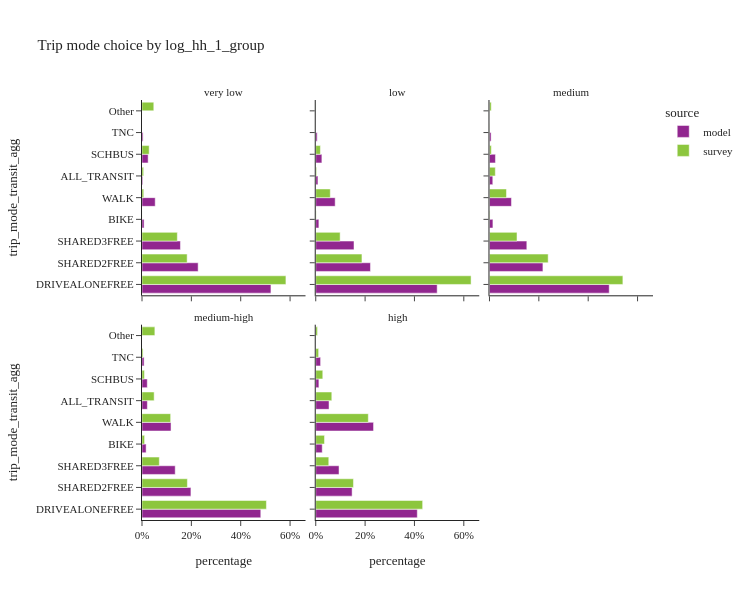
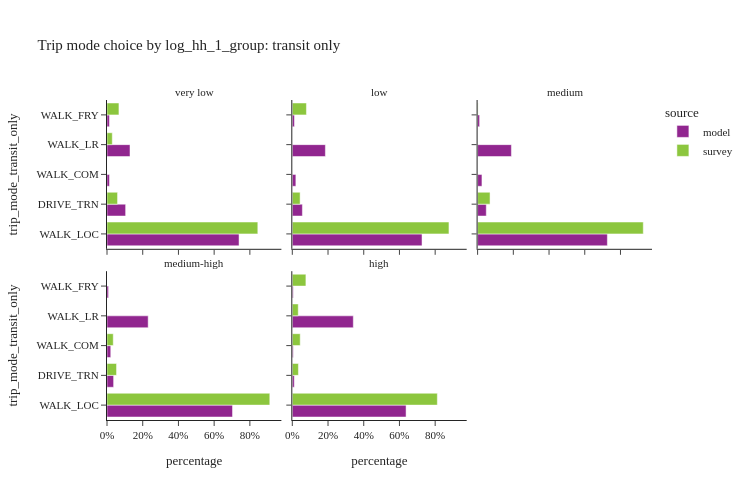

Notebook source saved alongside these figures, in order:
### Code cell
trip_mode_choice_seg(segment_col='log_hh_1_group', height=[600, 500])

### Figure 1 — Plotly figure (JSON) as saved in the notebook; plotly's stock layout.template omitted (floating-point values rounded to 4 significant figures)
{"data": [{"alignmentgroup": "True", "customdata": [[982582], [427822], [292944], [15787], [100583], [5848], [46813], [8266]], "hovertemplate": "source=model<br>log_hh_1_group=very low<br>percentage=%{x}<br>trip_mode_transit_agg=%{y}<br>sample_size=%{customdata[0]}<extra></extra>", "legendgroup": "model", "marker": {"color": "#91268F", "pattern": {"shape": ""}}, "name": "model", "offsetgroup": "model", "orientation": "h", "showlegend": true, "textposition": "auto", "type": "bar", "x": [0.5225, 0.2275, 0.1558, 0.008394, 0.05348, 0.00311, 0.02489, 0.004395], "xaxis": "x4", "y": ["DRIVEALONEFREE", "SHARED2FREE", "SHARED3FREE", "BIKE", "WALK", "ALL_TRANSIT", "SCHBUS", "TNC"], "yaxis": "y4"}, {"alignmentgroup": "True", "customdata": [[961644], [433354], [302994], [24858], [153847], [17482], [48629], [11511]], "hovertemplate": "source=model<br>log_hh_1_group=low<br>percentage=%{x}<br>trip_mode_transit_agg=%{y}<br>sample_size=%{customdata[0]}<extra></extra>", "legendgroup": "model", "marker": {"color": "#91268F", "pattern": {"shape": ""}}, "name": "model", "offsetgroup": "model", "orientation": "h", "showlegend": false, "textposition": "auto", "type": "bar", "x": [0.4921, 0.2217, 0.155, 0.01272, 0.07872, 0.008945, 0.02488, 0.00589], "xaxis": "x5", "y": ["DRIVEALONEFREE", "SHARED2FREE", "SHARED3FREE", "BIKE", "WALK", "ALL_TRANSIT", "SCHBUS", "TNC"], "yaxis": "y5"}, {"alignmentgroup": "True", "customdata": [[1871822], [835423], [583796], [53784], [343535], [51682], [92982], [25192]], "hovertemplate": "source=model<br>log_hh_1_group=medium<br>percentage=%{x}<br>trip_mode_transit_agg=%{y}<br>sample_size=%{customdata[0]}<extra></extra>", "legendgroup": "model", "marker": {"color": "#91268F", "pattern": {"shape": ""}}, "name": "model", "offsetgroup": "model", "orientation": "h", "showlegend": false, "textposition": "auto", "type": "bar", "x": [0.4852, 0.2165, 0.1513, 0.01394, 0.08904, 0.0134, 0.0241, 0.006529], "xaxis": "x6", "y": ["DRIVEALONEFREE", "SHARED2FREE", "SHARED3FREE", "BIKE", "WALK", "ALL_TRANSIT", "SCHBUS", "TNC"], "yaxis": "y6"}, {"alignmentgroup": "True", "customdata": [[1665370], [685898], [465598], [57805], [406926], [75162], [73934], [29244]], "hovertemplate": "source=model<br>log_hh_1_group=medium-high<br>percentage=%{x}<br>trip_mode_transit_agg=%{y}<br>sample_size=%{customdata[0]}<extra></extra>", "legendgroup": "model", "marker": {"color": "#91268F", "pattern": {"shape": ""}}, "name": "model", "offsetgroup": "model", "orientation": "h", "showlegend": false, "textposition": "auto", "type": "bar", "x": [0.4813, 0.1982, 0.1346, 0.01671, 0.1176, 0.02172, 0.02137, 0.008452], "xaxis": "x", "y": ["DRIVEALONEFREE", "SHARED2FREE", "SHARED3FREE", "BIKE", "WALK", "ALL_TRANSIT", "SCHBUS", "TNC"], "yaxis": "y"}, {"alignmentgroup": "True", "customdata": [[1128956], [404273], [258846], [72166], [642603], [147627], [35071], [53970]], "hovertemplate": "source=model<br>log_hh_1_group=high<br>percentage=%{x}<br>trip_mode_transit_agg=%{y}<br>sample_size=%{customdata[0]}<extra></extra>", "legendgroup": "model", "marker": {"color": "#91268F", "pattern": {"shape": ""}}, "name": "model", "offsetgroup": "model", "orientation": "h", "showlegend": false, "textposition": "auto", "type": "bar", "x": [0.4115, 0.1474, 0.09435, 0.0263, 0.2342, 0.05381, 0.01278, 0.01967], "xaxis": "x2", "y": ["DRIVEALONEFREE", "SHARED2FREE", "SHARED3FREE", "BIKE", "WALK", "ALL_TRANSIT", "SCHBUS", "TNC"], "yaxis": "y2"}, {"alignmentgroup": "True", "customdata": [[648], [222], [125], [2], [34], [16], [34], [30]], "hovertemplate": "source=survey<br>log_hh_1_group=very low<br>percentage=%{x}<br>trip_mode_transit_agg=%{y}<br>sample_size=%{customdata[0]}<extra></extra>", "legendgroup": "survey", "marker": {"color": "#8CC63E", "pattern": {"shape": ""}}, "name": "survey", "offsetgroup": "survey", "orientation": "h", "showlegend": true, "textposition": "auto", "type": "bar", "x": [0.5832, 0.183, 0.1431, 0.0001868, 0.00705, 0.006698, 0.02898, 0.04778], "xaxis": "x4", "y": ["DRIVEALONEFREE", "SHARED2FREE", "SHARED3FREE", "BIKE", "WALK", "ALL_TRANSIT", "SCHBUS", "Other"], "yaxis": "y4"}, {"alignmentgroup": "True", "customdata": [[584], [216], [103], [8], [83], [19], [20], [4], [6]], "hovertemplate": "source=survey<br>log_hh_1_group=low<br>percentage=%{x}<br>trip_mode_transit_agg=%{y}<br>sample_size=%{customdata[0]}<extra></extra>", "legendgroup": "survey", "marker": {"color": "#8CC63E", "pattern": {"shape": ""}}, "name": "survey", "offsetgroup": "survey", "orientation": "h", "showlegend": false, "textposition": "auto", "type": "bar", "x": [0.6295, 0.1872, 0.09881, 0.001695, 0.05897, 0.003546, 0.01895, 0.0002413, 0.001076], "xaxis": "x5", "y": ["DRIVEALONEFREE", "SHARED2FREE", "SHARED3FREE", "BIKE", "WALK", "ALL_TRANSIT", "SCHBUS", "TNC", "Other"], "yaxis": "y5"}, {"alignmentgroup": "True", "customdata": [[1167], [339], [180], [19], [201], [65], [35], [6], [21]], "hovertemplate": "source=survey<br>log_hh_1_group=medium<br>percentage=%{x}<br>trip_mode_transit_agg=%{y}<br>sample_size=%{customdata[0]}<extra></extra>", "legendgroup": "survey", "marker": {"color": "#8CC63E", "pattern": {"shape": ""}}, "name": "survey", "offsetgroup": "survey", "orientation": "h", "showlegend": false, "textposition": "auto", "type": "bar", "x": [0.5406, 0.2378, 0.1116, 0.002206, 0.06884, 0.02366, 0.00752, 0.0006694, 0.007165], "xaxis": "x6", "y": ["DRIVEALONEFREE", "SHARED2FREE", "SHARED3FREE", "BIKE", "WALK", "ALL_TRANSIT", "SCHBUS", "TNC", "Other"], "yaxis": "y6"}, {"alignmentgroup": "True", "customdata": [[1164], [459], [162], [43], [252], [117], [35], [9], [28]], "hovertemplate": "source=survey<br>log_hh_1_group=medium-high<br>percentage=%{x}<br>trip_mode_transit_agg=%{y}<br>sample_size=%{customdata[0]}<extra></extra>", "legendgroup": "survey", "marker": {"color": "#8CC63E", "pattern": {"shape": ""}}, "name": "survey", "offsetgroup": "survey", "orientation": "h", "showlegend": false, "textposition": "auto", "type": "bar", "x": [0.5042, 0.1839, 0.07009, 0.01046, 0.1161, 0.04924, 0.009674, 0.004305, 0.05209], "xaxis": "x", "y": ["DRIVEALONEFREE", "SHARED2FREE", "SHARED3FREE", "BIKE", "WALK", "ALL_TRANSIT", "SCHBUS", "TNC", "Other"], "yaxis": "y"}, {"alignmentgroup": "True", "customdata": [[1571], [549], [161], [230], [1509], [376], [27], [29], [71]], "hovertemplate": "source=survey<br>log_hh_1_group=high<br>percentage=%{x}<br>trip_mode_transit_agg=%{y}<br>sample_size=%{customdata[0]}<extra></extra>", "legendgroup": "survey", "marker": {"color": "#8CC63E", "pattern": {"shape": ""}}, "name": "survey", "offsetgroup": "survey", "orientation": "h", "showlegend": false, "textposition": "auto", "type": "bar", "x": [0.4332, 0.1529, 0.05281, 0.03553, 0.213, 0.06508, 0.02854, 0.01169, 0.007266], "xaxis": "x2", "y": ["DRIVEALONEFREE", "SHARED2FREE", "SHARED3FREE", "BIKE", "WALK", "ALL_TRANSIT", "SCHBUS", "TNC", "Other"], "yaxis": "y2"}], "layout": {"annotations": [{"font": {}, "showarrow": false, "text": "medium-high", "x": 0.16, "xanchor": "center", "xref": "paper", "y": 0.465, "yanchor": "bottom", "yref": "paper"}, {"font": {}, "showarrow": false, "text": "high", "x": 0.5, "xanchor": "center", "xref": "paper", "y": 0.465, "yanchor": "bottom", "yref": "paper"}, {"font": {}, "showarrow": false, "text": "very low", "x": 0.16, "xanchor": "center", "xref": "paper", "y": 1.0, "yanchor": "bottom", "yref": "paper"}, {"font": {}, "showarrow": false, "text": "low", "x": 0.5, "xanchor": "center", "xref": "paper", "y": 1.0, "yanchor": "bottom", "yref": "paper"}, {"font": {}, "showarrow": false, "text": "medium", "x": 0.84, "xanchor": "center", "xref": "paper", "y": 1.0, "yanchor": "bottom", "yref": "paper"}], "barmode": "group", "height": 600, "legend": {"title": {"text": "source"}, "tracegroupgap": 0}, "title": {"text": "Trip mode choice by log_hh_1_group"}, "width": 750, "xaxis": {"anchor": "y", "domain": [0.0, 0.32], "tickformat": ".0%", "title": {"text": "percentage"}}, "xaxis2": {"anchor": "y2", "domain": [0.34, 0.66], "matches": "x", "tickformat": ".0%", "title": {"text": "percentage"}}, "xaxis3": {"anchor": "y3", "domain": [0.68, 1.0], "matches": "x", "title": {"text": "percentage"}}, "xaxis4": {"anchor": "y4", "domain": [0.0, 0.32], "matches": "x", "showticklabels": false}, "xaxis5": {"anchor": "y5", "domain": [0.34, 0.66], "matches": "x", "showticklabels": false}, "xaxis6": {"anchor": "y6", "domain": [0.68, 1.0], "matches": "x", "showticklabels": false}, "yaxis": {"anchor": "x", "domain": [0.0, 0.465], "title": {"text": "trip_mode_transit_agg"}}, "yaxis2": {"anchor": "x2", "domain": [0.0, 0.465], "matches": "y", "showticklabels": false}, "yaxis3": {"anchor": "x3", "domain": [0.0, 0.465], "matches": "y", "showticklabels": false}, "yaxis4": {"anchor": "x4", "domain": [0.535, 1.0], "matches": "y", "title": {"text": "trip_mode_transit_agg"}}, "yaxis5": {"anchor": "x5", "domain": [0.535, 1.0], "matches": "y", "showticklabels": false}, "yaxis6": {"anchor": "x6", "domain": [0.535, 1.0], "matches": "y", "showticklabels": false}}}

### Figure 2 — Plotly figure (JSON) as saved in the notebook; plotly's stock layout.template omitted (floating-point values rounded to 4 significant figures)
{"data": [{"alignmentgroup": "True", "customdata": [[4324], [610], [81], [753], [80]], "hovertemplate": "source=model<br>log_hh_1_group=very low<br>percentage=%{x}<br>trip_mode_transit_only=%{y}<br>sample_size=%{customdata[0]}<extra></extra>", "legendgroup": "model", "marker": {"color": "#91268F", "pattern": {"shape": ""}}, "name": "model", "offsetgroup": "model", "orientation": "h", "showlegend": true, "textposition": "auto", "type": "bar", "x": [0.7394, 0.1043, 0.01385, 0.1288, 0.01368], "xaxis": "x4", "y": ["WALK_LOC", "DRIVE_TRN", "WALK_COM", "WALK_LR", "WALK_FRY"], "yaxis": "y4"}, {"alignmentgroup": "True", "customdata": [[12698], [988], [348], [3239], [209]], "hovertemplate": "source=model<br>log_hh_1_group=low<br>percentage=%{x}<br>trip_mode_transit_only=%{y}<br>sample_size=%{customdata[0]}<extra></extra>", "legendgroup": "model", "marker": {"color": "#91268F", "pattern": {"shape": ""}}, "name": "model", "offsetgroup": "model", "orientation": "h", "showlegend": false, "textposition": "auto", "type": "bar", "x": [0.7263, 0.05652, 0.01991, 0.1853, 0.01196], "xaxis": "x5", "y": ["WALK_LOC", "DRIVE_TRN", "WALK_COM", "WALK_LR", "WALK_FRY"], "yaxis": "y5"}, {"alignmentgroup": "True", "customdata": [[37551], [2512], [1258], [9780], [581]], "hovertemplate": "source=model<br>log_hh_1_group=medium<br>percentage=%{x}<br>trip_mode_transit_only=%{y}<br>sample_size=%{customdata[0]}<extra></extra>", "legendgroup": "model", "marker": {"color": "#91268F", "pattern": {"shape": ""}}, "name": "model", "offsetgroup": "model", "orientation": "h", "showlegend": false, "textposition": "auto", "type": "bar", "x": [0.7266, 0.0486, 0.02434, 0.1892, 0.01124], "xaxis": "x6", "y": ["WALK_LOC", "DRIVE_TRN", "WALK_COM", "WALK_LR", "WALK_FRY"], "yaxis": "y6"}, {"alignmentgroup": "True", "customdata": [[52828], [2782], [1579], [17325], [648]], "hovertemplate": "source=model<br>log_hh_1_group=medium-high<br>percentage=%{x}<br>trip_mode_transit_only=%{y}<br>sample_size=%{customdata[0]}<extra></extra>", "legendgroup": "model", "marker": {"color": "#91268F", "pattern": {"shape": ""}}, "name": "model", "offsetgroup": "model", "orientation": "h", "showlegend": false, "textposition": "auto", "type": "bar", "x": [0.7029, 0.03701, 0.02101, 0.2305, 0.008621], "xaxis": "x", "y": ["WALK_LOC", "DRIVE_TRN", "WALK_COM", "WALK_LR", "WALK_FRY"], "yaxis": "y"}, {"alignmentgroup": "True", "customdata": [[94045], [1625], [768], [50432], [757]], "hovertemplate": "source=model<br>log_hh_1_group=high<br>percentage=%{x}<br>trip_mode_transit_only=%{y}<br>sample_size=%{customdata[0]}<extra></extra>", "legendgroup": "model", "marker": {"color": "#91268F", "pattern": {"shape": ""}}, "name": "model", "offsetgroup": "model", "orientation": "h", "showlegend": false, "textposition": "auto", "type": "bar", "x": [0.637, 0.01101, 0.005202, 0.3416, 0.005128], "xaxis": "x2", "y": ["WALK_LOC", "DRIVE_TRN", "WALK_COM", "WALK_LR", "WALK_FRY"], "yaxis": "y2"}, {"alignmentgroup": "True", "customdata": [[6], [4], [1], [5]], "hovertemplate": "source=survey<br>log_hh_1_group=very low<br>percentage=%{x}<br>trip_mode_transit_only=%{y}<br>sample_size=%{customdata[0]}<extra></extra>", "legendgroup": "survey", "marker": {"color": "#8CC63E", "pattern": {"shape": ""}}, "name": "survey", "offsetgroup": "survey", "orientation": "h", "showlegend": true, "textposition": "auto", "type": "bar", "x": [0.8445, 0.05905, 0.02958, 0.06684], "xaxis": "x4", "y": ["WALK_LOC", "DRIVE_TRN", "WALK_LR", "WALK_FRY"], "yaxis": "y4"}, {"alignmentgroup": "True", "customdata": [[15], [1], [3]], "hovertemplate": "source=survey<br>log_hh_1_group=low<br>percentage=%{x}<br>trip_mode_transit_only=%{y}<br>sample_size=%{customdata[0]}<extra></extra>", "legendgroup": "survey", "marker": {"color": "#8CC63E", "pattern": {"shape": ""}}, "name": "survey", "offsetgroup": "survey", "orientation": "h", "showlegend": false, "textposition": "auto", "type": "bar", "x": [0.8772, 0.04371, 0.0791], "xaxis": "x5", "y": ["WALK_LOC", "DRIVE_TRN", "WALK_FRY"], "yaxis": "y5"}, {"alignmentgroup": "True", "customdata": [[62], [2], [1]], "hovertemplate": "source=survey<br>log_hh_1_group=medium<br>percentage=%{x}<br>trip_mode_transit_only=%{y}<br>sample_size=%{customdata[0]}<extra></extra>", "legendgroup": "survey", "marker": {"color": "#8CC63E", "pattern": {"shape": ""}}, "name": "survey", "offsetgroup": "survey", "orientation": "h", "showlegend": false, "textposition": "auto", "type": "bar", "x": [0.9277, 0.06966, 0.00262], "xaxis": "x6", "y": ["WALK_LOC", "DRIVE_TRN", "WALK_FRY"], "yaxis": "y6"}, {"alignmentgroup": "True", "customdata": [[109], [7], [1]], "hovertemplate": "source=survey<br>log_hh_1_group=medium-high<br>percentage=%{x}<br>trip_mode_transit_only=%{y}<br>sample_size=%{customdata[0]}<extra></extra>", "legendgroup": "survey", "marker": {"color": "#8CC63E", "pattern": {"shape": ""}}, "name": "survey", "offsetgroup": "survey", "orientation": "h", "showlegend": false, "textposition": "auto", "type": "bar", "x": [0.9116, 0.05341, 0.035], "xaxis": "x", "y": ["WALK_LOC", "DRIVE_TRN", "WALK_COM"], "yaxis": "y"}, {"alignmentgroup": "True", "customdata": [[351], [9], [4], [11], [1]], "hovertemplate": "source=survey<br>log_hh_1_group=high<br>percentage=%{x}<br>trip_mode_transit_only=%{y}<br>sample_size=%{customdata[0]}<extra></extra>", "legendgroup": "survey", "marker": {"color": "#8CC63E", "pattern": {"shape": ""}}, "name": "survey", "offsetgroup": "survey", "orientation": "h", "showlegend": false, "textposition": "auto", "type": "bar", "x": [0.8121, 0.03413, 0.04431, 0.03329, 0.07612], "xaxis": "x2", "y": ["WALK_LOC", "DRIVE_TRN", "WALK_COM", "WALK_LR", "WALK_FRY"], "yaxis": "y2"}], "layout": {"annotations": [{"font": {}, "showarrow": false, "text": "medium-high", "x": 0.16, "xanchor": "center", "xref": "paper", "y": 0.465, "yanchor": "bottom", "yref": "paper"}, {"font": {}, "showarrow": false, "text": "high", "x": 0.5, "xanchor": "center", "xref": "paper", "y": 0.465, "yanchor": "bottom", "yref": "paper"}, {"font": {}, "showarrow": false, "text": "very low", "x": 0.16, "xanchor": "center", "xref": "paper", "y": 1.0, "yanchor": "bottom", "yref": "paper"}, {"font": {}, "showarrow": false, "text": "low", "x": 0.5, "xanchor": "center", "xref": "paper", "y": 1.0, "yanchor": "bottom", "yref": "paper"}, {"font": {}, "showarrow": false, "text": "medium", "x": 0.84, "xanchor": "center", "xref": "paper", "y": 1.0, "yanchor": "bottom", "yref": "paper"}], "barmode": "group", "height": 500, "legend": {"title": {"text": "source"}, "tracegroupgap": 0}, "title": {"text": "Trip mode choice by log_hh_1_group: transit only"}, "width": 750, "xaxis": {"anchor": "y", "domain": [0.0, 0.32], "tickformat": ".0%", "title": {"text": "percentage"}}, "xaxis2": {"anchor": "y2", "domain": [0.34, 0.66], "matches": "x", "tickformat": ".0%", "title": {"text": "percentage"}}, "xaxis3": {"anchor": "y3", "domain": [0.68, 1.0], "matches": "x", "title": {"text": "percentage"}}, "xaxis4": {"anchor": "y4", "domain": [0.0, 0.32], "matches": "x", "showticklabels": false}, "xaxis5": {"anchor": "y5", "domain": [0.34, 0.66], "matches": "x", "showticklabels": false}, "xaxis6": {"anchor": "y6", "domain": [0.68, 1.0], "matches": "x", "showticklabels": false}, "yaxis": {"anchor": "x", "domain": [0.0, 0.465], "title": {"text": "trip_mode_transit_only"}}, "yaxis2": {"anchor": "x2", "domain": [0.0, 0.465], "matches": "y", "showticklabels": false}, "yaxis3": {"anchor": "x3", "domain": [0.0, 0.465], "matches": "y", "showticklabels": false}, "yaxis4": {"anchor": "x4", "domain": [0.535, 1.0], "matches": "y", "title": {"text": "trip_mode_transit_only"}}, "yaxis5": {"anchor": "x5", "domain": [0.535, 1.0], "matches": "y", "showticklabels": false}, "yaxis6": {"anchor": "x6", "domain": [0.535, 1.0], "matches": "y", "showticklabels": false}}}
